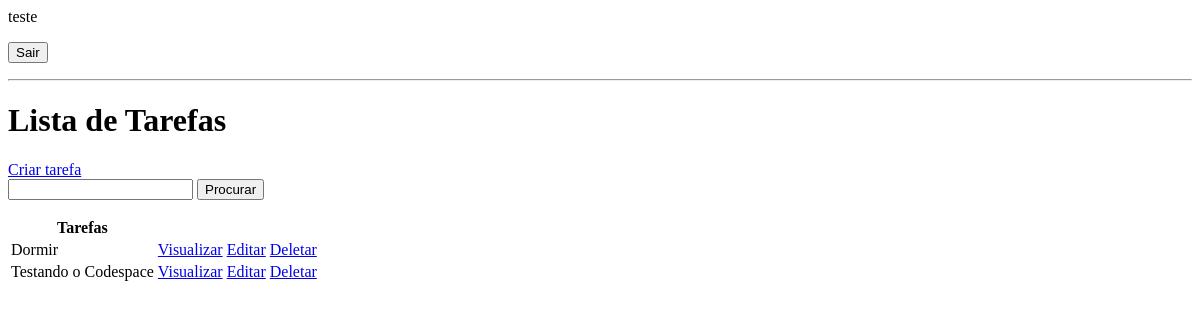
The page / (signed in) on the database as committed earlier.
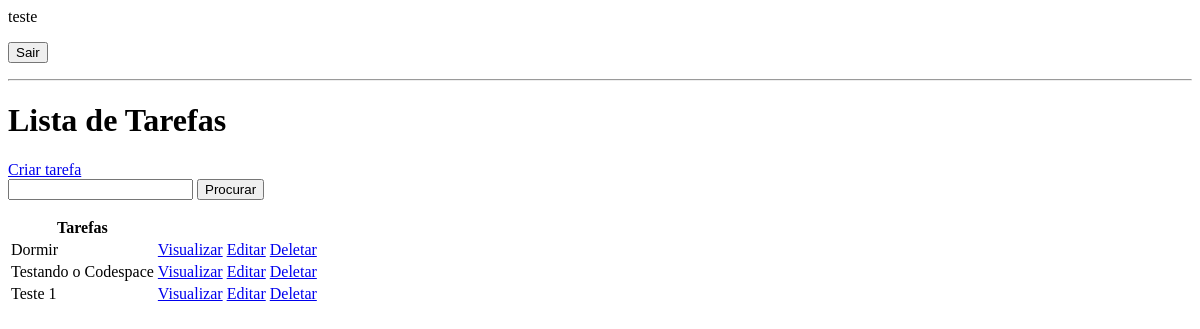
The same page on the database as committed later.
### base/models.py (models this page shows, shortened)
class Tarefa(models.Model):
    usuario = models.ForeignKey(
        User,
        on_delete=models.CASCADE,  # A propriedade CASCADE vai fazer com que task seja apagada, quando o usuário for apagado.
        null=True,
        blank=True,
    )
    titulo = models.CharField(
        max_length=200,
    )
    descricao= models.TextField(
        null=True,
        blank=True,
    )
    completo = models.BooleanField(
        default=False
    )
    criado_em = models.DateTimeField(
        auto_now_add=True
    )
    class Meta:
        ordering = ['completo']

### base/views.py (the view)
# urls.py: path('', Lista_tarefas.as_view(), name='tarefas'),
class Lista_tarefas(LoginRequiredMixin, ListView):
    model = Tarefa
    context_object_name = 'tarefas'  # Mudando o nome dado pelo django de "object_list" para "tarefas".
    template_name = 'base/lista_tarefas.html' # Comando para mudar o sufixo criado pelo django do template. Por padrão o django cria "nome_que_vc_deu_list.html"
    def get_context_data(self, **kwargs):  # Esta função restringe o acesso à lista de tarefas pela lista do usuário logado, impedindo que ele acesse a lista de um outro usuário.
        context = super().get_context_data(**kwargs)
        context['tarefas'] = context['tarefas'].filter(usuario=self.request.user) # atenção no argumento de filter! usuario é o campo do models.py e user é comando do django!
        search_input = self.request.GET.get('search-area') or '' # search-area é o nome colocado no html, como se fosse um "getById() no JS".
        if search_input:
            context['tarefas'] = context['tarefas'].filter(titulo__icontains=search_input)
        context['search_input'] = search_input
        return context

### base/templates/base/lista_tarefas.html (shortened to what this page needs)
{% if request.user.is_authenticated %}
    <p>{{request.user}}</p>
     <form method="post"  action="{% url 'logout' %}">
        <button>
            Sair
        </button>
    </form>
{% endif %}
<hr>
<h1>Lista de Tarefas</h1>
<a href="{% url 'criar-tarefa' %}">Criar tarefa</a>
<form method="GET">
    <input type="text" name="search-area" value="{{search_input}}">
    <input type="submit" value="Procurar">
</form>
<table>
    <tr>
        <th>Tarefas</th>
        <th></th>
        <th></th>
    </tr>
    {% for tarefa in tarefas %}
    <tr>
        <td>{{ tarefa.titulo }}</td>
        <td><a href="{% url 'tarefa' tarefa.id %}">Visualizar</a></td>
        <td><a href="{% url 'editar-tarefa' tarefa.id %}">Editar</a></td>
        <td><a href="{% url 'deletar-tarefa' tarefa.id %}">Deletar</a></td>
    </tr>
    {% empty %}
    <h3>Sem tarefas na lista</h3>
    {% endfor %}
</table>

Rows that differ between the two databases and show on the page:
added Tarefa: titulo "Teste 1"
